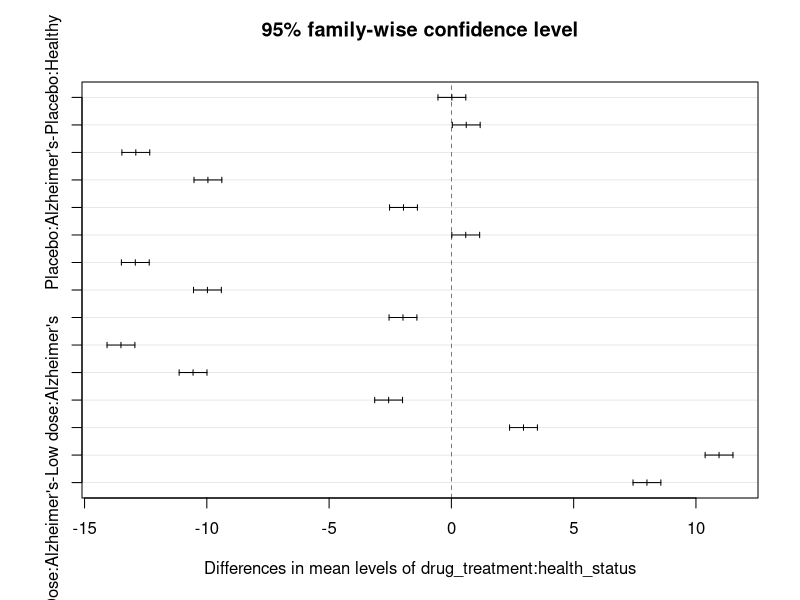

Generate this figure with R:
library(readxl)
library(tidyverse)
library(broom)

ad_treatment <- read_excel("data/ad_treatment.xlsx")

sum_df <- ad_treatment %>% 
  mutate(
    sex = factor(sex, labels = c("Male", "Females")),
    drug_treatment =  factor(drug_treatment, levels = c("Placebo", "Low dose", "High Dose")),
    health_status = factor(health_status, levels = c("Healthy", "Alzheimer's"))
  )

#main effects
ad_aov <- aov(mmse ~ sex + drug_treatment + health_status, data = sum_df)
summary(ad_aov)

ad_aov <- aov(mmse ~ sex * drug_treatment * health_status, data = sum_df)
summary(ad_aov)

tidyTUKEY <- TukeyHSD(ad_aov, which = 'drug_treatment:health_status',conf.level=0.95)

plot(tidyTUKEY)
